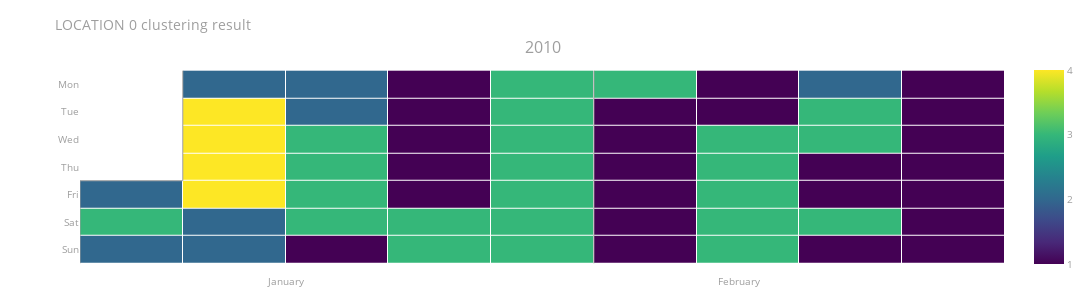
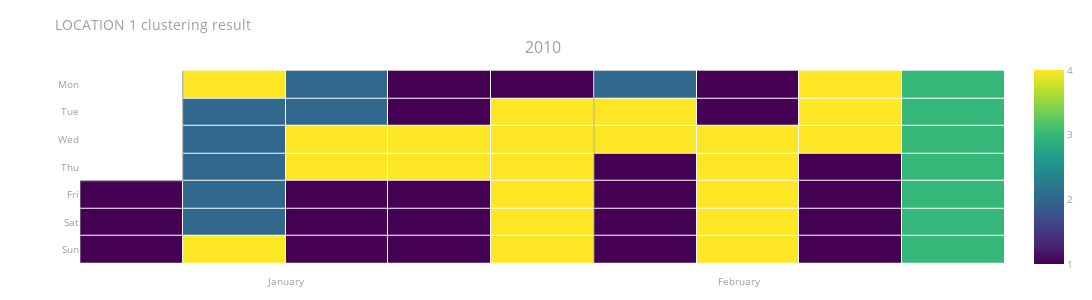
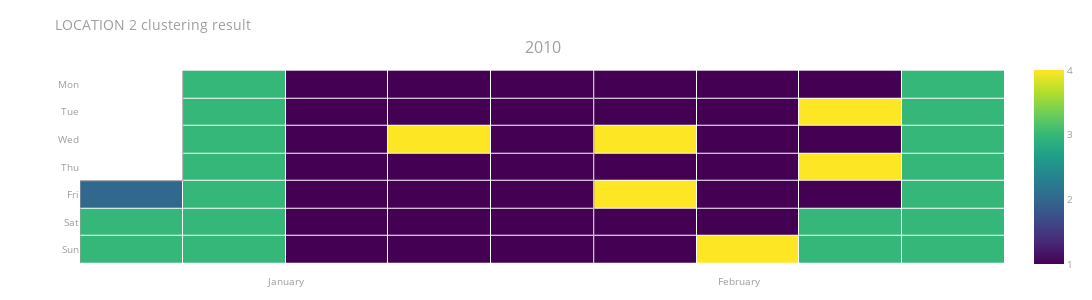
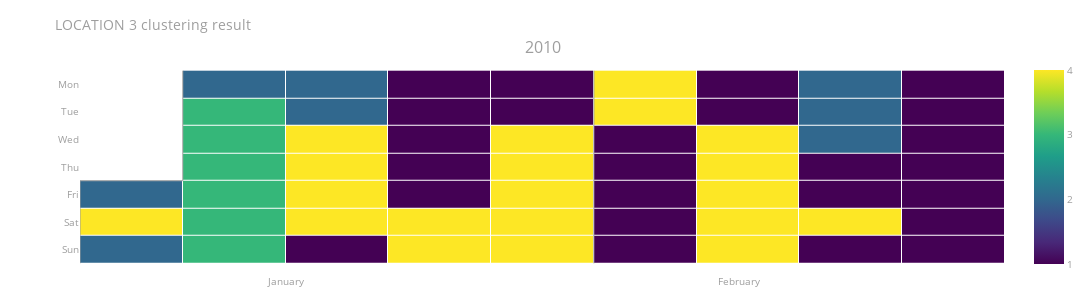

Write notebook code for charts like these, in order.
### Code cell
for loc in range(0,location_number):
    # generate the plot
    curr = location_clusters[location_clusters['LOCATION'] == loc].copy(deep=True)
    fig = plotly_calplot.calplot(
        curr,
        x="DATE",
        y="CLUSTERS",
        years_title=True,
        showscale=True,
        colorscale='viridis',
        title=f"LOCATION {loc} clustering result",
        start_month=1,
        end_month=2
    )


    fig.update_layout({
        'height': 300,
        'width' : 1200,
        'margin': {'b': 20, 't': 60},
    })

    fig.show()


    # ax = calplot.calplot(
    #     data = curr['CLUSTERS'],
    #     how = None,
    #     cmap = 'Dark2',
    #     figsize = (16, 8),
    #     suptitle = "Title"
    # )

### Figure 1 — Plotly figure (JSON) as saved in the notebook; plotly's stock layout.template omitted (floating-point values rounded to 4 significant figures)
{"data": [{"colorscale": [[0, "#440154"], [0.1111, "#482878"], [0.2222, "#3e4989"], [0.3333, "#31688e"], [0.4444, "#26828e"], [0.5556, "#1f9e89"], [0.6667, "#35b779"], [0.7778, "#6ece58"], [0.8889, "#b5de2b"], [1, "#fde725"]], "customdata": [["2010-01-01", "y"], ["2010-01-02", "y"], ["2010-01-03", "y"], ["2010-01-04", "y"], ["2010-01-05", "y"], ["2010-01-06", "y"], ["2010-01-07", "y"], ["2010-01-08", "y"], ["2010-01-09", "y"], ["2010-01-10", "y"], ["2010-01-11", "y"], ["2010-01-12", "y"], ["2010-01-13", "y"], ["2010-01-14", "y"], ["2010-01-15", "y"], ["2010-01-16", "y"], ["2010-01-17", "y"], ["2010-01-18", "y"], ["2010-01-19", "y"], ["2010-01-20", "y"], ["2010-01-21", "y"], ["2010-01-22", "y"], ["2010-01-23", "y"], ["2010-01-24", "y"], ["2010-01-25", "y"], ["2010-01-26", "y"], ["2010-01-27", "y"], ["2010-01-28", "y"], ["2010-01-29", "y"], ["2010-01-30", "y"], ["2010-01-31", "y"], ["2010-02-01", "y"], ["2010-02-02", "y"], ["2010-02-03", "y"], ["2010-02-04", "y"], ["2010-02-05", "y"], ["2010-02-06", "y"], ["2010-02-07", "y"], ["2010-02-08", "y"], ["2010-02-09", "y"], ["2010-02-10", "y"], ["2010-02-11", "y"], ["2010-02-12", "y"], ["2010-02-13", "y"], ["2010-02-14", "y"], ["2010-02-15", "y"], ["2010-02-16", "y"], ["2010-02-17", "y"], ["2010-02-18", "y"], ["2010-02-19", "y"], ["2010-02-20", "y"], ["2010-02-21", "y"], ["2010-02-22", "y"], ["2010-02-23", "y"], ["2010-02-24", "y"], ["2010-02-25", "y"], ["2010-02-26", "y"], ["2010-02-27", "y"], ["2010-02-28", "y"]], "hovertemplate": "%{customdata[0]} <br>Week=%{x} <br>%{customdata[1]}=%{z}", "name": "2010", "showscale": true, "type": "heatmap", "x": [0, 0, 0, 1, 1, 1, 1, 1, 1, 1, 2, 2, 2, 2, 2, 2, 2, 3, 3, 3, 3, 3, 3, 3, 4, 4, 4, 4, 4, 4, 4, 5, 5, 5, 5, 5, 5, 5, 6, 6, 6, 6, 6, 6, 6, 7, 7, 7, 7, 7, 7, 7, 8, 8, 8, 8, 8, 8, 8], "xaxis": "x", "xgap": 1, "y": [4, 5, 6, 0, 1, 2, 3, 4, 5, 6, 0, 1, 2, 3, 4, 5, 6, 0, 1, 2, 3, 4, 5, 6, 0, 1, 2, 3, 4, 5, 6, 0, 1, 2, 3, 4, 5, 6, 0, 1, 2, 3, 4, 5, 6, 0, 1, 2, 3, 4, 5, 6, 0, 1, 2, 3, 4, 5, 6], "yaxis": "y", "ygap": 1, "z": [2, 3, 2, 2, 4, 4, 4, 4, 2, 2, 2, 2, 3, 3, 3, 3, 1, 1, 1, 1, 1, 1, 3, 3, 3, 3, 3, 3, 3, 3, 3, 3, 1, 1, 1, 1, 1, 1, 1, 1, 3, 3, 3, 3, 3, 2, 3, 3, 1, 1, 3, 1, 1, 1, 1, 1, 1, 1, 1], "zmax": 4, "zmin": 1}, {"hoverinfo": "skip", "line": {"color": "#9e9e9e", "width": 1}, "mode": "lines", "type": "scatter", "x": [-0.5, -0.5], "xaxis": "x", "y": [3.5, 6.5], "yaxis": "y"}, {"hoverinfo": "skip", "line": {"color": "#9e9e9e", "width": 1}, "mode": "lines", "type": "scatter", "x": [-0.5, 0.5], "xaxis": "x", "y": [3.5, 3.5], "yaxis": "y"}, {"hoverinfo": "skip", "line": {"color": "#9e9e9e", "width": 1}, "mode": "lines", "type": "scatter", "x": [0.5, 0.5], "xaxis": "x", "y": [3.5, -0.5], "yaxis": "y"}, {"hoverinfo": "skip", "line": {"color": "#9e9e9e", "width": 1}, "mode": "lines", "type": "scatter", "x": [4.5, 4.5], "xaxis": "x", "y": [-0.5, 6.5], "yaxis": "y"}], "layout": {"annotations": [{"font": {"size": 16}, "showarrow": false, "text": "2010", "x": 0.5, "xanchor": "center", "xref": "paper", "y": 1, "yanchor": "bottom", "yref": "paper"}], "font": {"color": "#9e9e9e", "size": 10}, "height": 300, "margin": {"b": 20, "t": 60}, "plot_bgcolor": "#fff", "showlegend": false, "title": {"text": "LOCATION 0 clustering result"}, "width": 1200, "xaxis": {"anchor": "y", "domain": [0, 1], "showgrid": false, "showline": false, "tickmode": "array", "ticktext": ["January", "February", null, null, null, null, null, null, null, null, null, null], "tickvals": [1.5, 5.909, 10.32, 14.73, 19.14, 23.55, 27.95, 32.36, 36.77, 41.18, 45.59, 50], "zeroline": false}, "yaxis": {"anchor": "x", "autorange": "reversed", "domain": [0, 1], "showgrid": false, "showline": false, "tickmode": "array", "ticktext": ["Mon", "Tue", "Wed", "Thu", "Fri", "Sat", "Sun"], "tickvals": [0, 1, 2, 3, 4, 5, 6], "zeroline": false}}}

### Figure 2 — Plotly figure (JSON) as saved in the notebook; plotly's stock layout.template omitted (floating-point values rounded to 4 significant figures)
{"data": [{"colorscale": [[0, "#440154"], [0.1111, "#482878"], [0.2222, "#3e4989"], [0.3333, "#31688e"], [0.4444, "#26828e"], [0.5556, "#1f9e89"], [0.6667, "#35b779"], [0.7778, "#6ece58"], [0.8889, "#b5de2b"], [1, "#fde725"]], "customdata": [["2010-01-01", "y"], ["2010-01-02", "y"], ["2010-01-03", "y"], ["2010-01-04", "y"], ["2010-01-05", "y"], ["2010-01-06", "y"], ["2010-01-07", "y"], ["2010-01-08", "y"], ["2010-01-09", "y"], ["2010-01-10", "y"], ["2010-01-11", "y"], ["2010-01-12", "y"], ["2010-01-13", "y"], ["2010-01-14", "y"], ["2010-01-15", "y"], ["2010-01-16", "y"], ["2010-01-17", "y"], ["2010-01-18", "y"], ["2010-01-19", "y"], ["2010-01-20", "y"], ["2010-01-21", "y"], ["2010-01-22", "y"], ["2010-01-23", "y"], ["2010-01-24", "y"], ["2010-01-25", "y"], ["2010-01-26", "y"], ["2010-01-27", "y"], ["2010-01-28", "y"], ["2010-01-29", "y"], ["2010-01-30", "y"], ["2010-01-31", "y"], ["2010-02-01", "y"], ["2010-02-02", "y"], ["2010-02-03", "y"], ["2010-02-04", "y"], ["2010-02-05", "y"], ["2010-02-06", "y"], ["2010-02-07", "y"], ["2010-02-08", "y"], ["2010-02-09", "y"], ["2010-02-10", "y"], ["2010-02-11", "y"], ["2010-02-12", "y"], ["2010-02-13", "y"], ["2010-02-14", "y"], ["2010-02-15", "y"], ["2010-02-16", "y"], ["2010-02-17", "y"], ["2010-02-18", "y"], ["2010-02-19", "y"], ["2010-02-20", "y"], ["2010-02-21", "y"], ["2010-02-22", "y"], ["2010-02-23", "y"], ["2010-02-24", "y"], ["2010-02-25", "y"], ["2010-02-26", "y"], ["2010-02-27", "y"], ["2010-02-28", "y"]], "hovertemplate": "%{customdata[0]} <br>Week=%{x} <br>%{customdata[1]}=%{z}", "name": "2010", "showscale": true, "type": "heatmap", "x": [0, 0, 0, 1, 1, 1, 1, 1, 1, 1, 2, 2, 2, 2, 2, 2, 2, 3, 3, 3, 3, 3, 3, 3, 4, 4, 4, 4, 4, 4, 4, 5, 5, 5, 5, 5, 5, 5, 6, 6, 6, 6, 6, 6, 6, 7, 7, 7, 7, 7, 7, 7, 8, 8, 8, 8, 8, 8, 8], "xaxis": "x", "xgap": 1, "y": [4, 5, 6, 0, 1, 2, 3, 4, 5, 6, 0, 1, 2, 3, 4, 5, 6, 0, 1, 2, 3, 4, 5, 6, 0, 1, 2, 3, 4, 5, 6, 0, 1, 2, 3, 4, 5, 6, 0, 1, 2, 3, 4, 5, 6, 0, 1, 2, 3, 4, 5, 6, 0, 1, 2, 3, 4, 5, 6], "yaxis": "y", "ygap": 1, "z": [1, 1, 1, 4, 2, 2, 2, 2, 2, 4, 2, 2, 4, 4, 1, 1, 1, 1, 1, 4, 4, 1, 1, 1, 1, 4, 4, 4, 4, 4, 4, 2, 4, 4, 1, 1, 1, 1, 1, 1, 4, 4, 4, 4, 4, 4, 4, 4, 1, 1, 1, 1, 3, 3, 3, 3, 3, 3, 3], "zmax": 4, "zmin": 1}, {"hoverinfo": "skip", "line": {"color": "#9e9e9e", "width": 1}, "mode": "lines", "type": "scatter", "x": [-0.5, -0.5], "xaxis": "x", "y": [3.5, 6.5], "yaxis": "y"}, {"hoverinfo": "skip", "line": {"color": "#9e9e9e", "width": 1}, "mode": "lines", "type": "scatter", "x": [-0.5, 0.5], "xaxis": "x", "y": [3.5, 3.5], "yaxis": "y"}, {"hoverinfo": "skip", "line": {"color": "#9e9e9e", "width": 1}, "mode": "lines", "type": "scatter", "x": [0.5, 0.5], "xaxis": "x", "y": [3.5, -0.5], "yaxis": "y"}, {"hoverinfo": "skip", "line": {"color": "#9e9e9e", "width": 1}, "mode": "lines", "type": "scatter", "x": [4.5, 4.5], "xaxis": "x", "y": [-0.5, 6.5], "yaxis": "y"}], "layout": {"annotations": [{"font": {"size": 16}, "showarrow": false, "text": "2010", "x": 0.5, "xanchor": "center", "xref": "paper", "y": 1, "yanchor": "bottom", "yref": "paper"}], "font": {"color": "#9e9e9e", "size": 10}, "height": 300, "margin": {"b": 20, "t": 60}, "plot_bgcolor": "#fff", "showlegend": false, "title": {"text": "LOCATION 1 clustering result"}, "width": 1200, "xaxis": {"anchor": "y", "domain": [0, 1], "showgrid": false, "showline": false, "tickmode": "array", "ticktext": ["January", "February", null, null, null, null, null, null, null, null, null, null], "tickvals": [1.5, 5.909, 10.32, 14.73, 19.14, 23.55, 27.95, 32.36, 36.77, 41.18, 45.59, 50], "zeroline": false}, "yaxis": {"anchor": "x", "autorange": "reversed", "domain": [0, 1], "showgrid": false, "showline": false, "tickmode": "array", "ticktext": ["Mon", "Tue", "Wed", "Thu", "Fri", "Sat", "Sun"], "tickvals": [0, 1, 2, 3, 4, 5, 6], "zeroline": false}}}

### Figure 3 — Plotly figure (JSON) as saved in the notebook; plotly's stock layout.template omitted (floating-point values rounded to 4 significant figures)
{"data": [{"colorscale": [[0, "#440154"], [0.1111, "#482878"], [0.2222, "#3e4989"], [0.3333, "#31688e"], [0.4444, "#26828e"], [0.5556, "#1f9e89"], [0.6667, "#35b779"], [0.7778, "#6ece58"], [0.8889, "#b5de2b"], [1, "#fde725"]], "customdata": [["2010-01-01", "y"], ["2010-01-02", "y"], ["2010-01-03", "y"], ["2010-01-04", "y"], ["2010-01-05", "y"], ["2010-01-06", "y"], ["2010-01-07", "y"], ["2010-01-08", "y"], ["2010-01-09", "y"], ["2010-01-10", "y"], ["2010-01-11", "y"], ["2010-01-12", "y"], ["2010-01-13", "y"], ["2010-01-14", "y"], ["2010-01-15", "y"], ["2010-01-16", "y"], ["2010-01-17", "y"], ["2010-01-18", "y"], ["2010-01-19", "y"], ["2010-01-20", "y"], ["2010-01-21", "y"], ["2010-01-22", "y"], ["2010-01-23", "y"], ["2010-01-24", "y"], ["2010-01-25", "y"], ["2010-01-26", "y"], ["2010-01-27", "y"], ["2010-01-28", "y"], ["2010-01-29", "y"], ["2010-01-30", "y"], ["2010-01-31", "y"], ["2010-02-01", "y"], ["2010-02-02", "y"], ["2010-02-03", "y"], ["2010-02-04", "y"], ["2010-02-05", "y"], ["2010-02-06", "y"], ["2010-02-07", "y"], ["2010-02-08", "y"], ["2010-02-09", "y"], ["2010-02-10", "y"], ["2010-02-11", "y"], ["2010-02-12", "y"], ["2010-02-13", "y"], ["2010-02-14", "y"], ["2010-02-15", "y"], ["2010-02-16", "y"], ["2010-02-17", "y"], ["2010-02-18", "y"], ["2010-02-19", "y"], ["2010-02-20", "y"], ["2010-02-21", "y"], ["2010-02-22", "y"], ["2010-02-23", "y"], ["2010-02-24", "y"], ["2010-02-25", "y"], ["2010-02-26", "y"], ["2010-02-27", "y"], ["2010-02-28", "y"]], "hovertemplate": "%{customdata[0]} <br>Week=%{x} <br>%{customdata[1]}=%{z}", "name": "2010", "showscale": true, "type": "heatmap", "x": [0, 0, 0, 1, 1, 1, 1, 1, 1, 1, 2, 2, 2, 2, 2, 2, 2, 3, 3, 3, 3, 3, 3, 3, 4, 4, 4, 4, 4, 4, 4, 5, 5, 5, 5, 5, 5, 5, 6, 6, 6, 6, 6, 6, 6, 7, 7, 7, 7, 7, 7, 7, 8, 8, 8, 8, 8, 8, 8], "xaxis": "x", "xgap": 1, "y": [4, 5, 6, 0, 1, 2, 3, 4, 5, 6, 0, 1, 2, 3, 4, 5, 6, 0, 1, 2, 3, 4, 5, 6, 0, 1, 2, 3, 4, 5, 6, 0, 1, 2, 3, 4, 5, 6, 0, 1, 2, 3, 4, 5, 6, 0, 1, 2, 3, 4, 5, 6, 0, 1, 2, 3, 4, 5, 6], "yaxis": "y", "ygap": 1, "z": [2, 3, 3, 3, 3, 3, 3, 3, 3, 3, 1, 1, 1, 1, 1, 1, 1, 1, 1, 4, 1, 1, 1, 1, 1, 1, 1, 1, 1, 1, 1, 1, 1, 4, 1, 4, 1, 1, 1, 1, 1, 1, 1, 1, 4, 1, 4, 1, 4, 1, 3, 3, 3, 3, 3, 3, 3, 3, 3], "zmax": 4, "zmin": 1}, {"hoverinfo": "skip", "line": {"color": "#9e9e9e", "width": 1}, "mode": "lines", "type": "scatter", "x": [-0.5, -0.5], "xaxis": "x", "y": [3.5, 6.5], "yaxis": "y"}, {"hoverinfo": "skip", "line": {"color": "#9e9e9e", "width": 1}, "mode": "lines", "type": "scatter", "x": [-0.5, 0.5], "xaxis": "x", "y": [3.5, 3.5], "yaxis": "y"}, {"hoverinfo": "skip", "line": {"color": "#9e9e9e", "width": 1}, "mode": "lines", "type": "scatter", "x": [0.5, 0.5], "xaxis": "x", "y": [3.5, -0.5], "yaxis": "y"}, {"hoverinfo": "skip", "line": {"color": "#9e9e9e", "width": 1}, "mode": "lines", "type": "scatter", "x": [4.5, 4.5], "xaxis": "x", "y": [-0.5, 6.5], "yaxis": "y"}], "layout": {"annotations": [{"font": {"size": 16}, "showarrow": false, "text": "2010", "x": 0.5, "xanchor": "center", "xref": "paper", "y": 1, "yanchor": "bottom", "yref": "paper"}], "font": {"color": "#9e9e9e", "size": 10}, "height": 300, "margin": {"b": 20, "t": 60}, "plot_bgcolor": "#fff", "showlegend": false, "title": {"text": "LOCATION 2 clustering result"}, "width": 1200, "xaxis": {"anchor": "y", "domain": [0, 1], "showgrid": false, "showline": false, "tickmode": "array", "ticktext": ["January", "February", null, null, null, null, null, null, null, null, null, null], "tickvals": [1.5, 5.909, 10.32, 14.73, 19.14, 23.55, 27.95, 32.36, 36.77, 41.18, 45.59, 50], "zeroline": false}, "yaxis": {"anchor": "x", "autorange": "reversed", "domain": [0, 1], "showgrid": false, "showline": false, "tickmode": "array", "ticktext": ["Mon", "Tue", "Wed", "Thu", "Fri", "Sat", "Sun"], "tickvals": [0, 1, 2, 3, 4, 5, 6], "zeroline": false}}}

### Figure 4 — Plotly figure (JSON) as saved in the notebook; plotly's stock layout.template omitted (floating-point values rounded to 4 significant figures)
{"data": [{"colorscale": [[0, "#440154"], [0.1111, "#482878"], [0.2222, "#3e4989"], [0.3333, "#31688e"], [0.4444, "#26828e"], [0.5556, "#1f9e89"], [0.6667, "#35b779"], [0.7778, "#6ece58"], [0.8889, "#b5de2b"], [1, "#fde725"]], "customdata": [["2010-01-01", "y"], ["2010-01-02", "y"], ["2010-01-03", "y"], ["2010-01-04", "y"], ["2010-01-05", "y"], ["2010-01-06", "y"], ["2010-01-07", "y"], ["2010-01-08", "y"], ["2010-01-09", "y"], ["2010-01-10", "y"], ["2010-01-11", "y"], ["2010-01-12", "y"], ["2010-01-13", "y"], ["2010-01-14", "y"], ["2010-01-15", "y"], ["2010-01-16", "y"], ["2010-01-17", "y"], ["2010-01-18", "y"], ["2010-01-19", "y"], ["2010-01-20", "y"], ["2010-01-21", "y"], ["2010-01-22", "y"], ["2010-01-23", "y"], ["2010-01-24", "y"], ["2010-01-25", "y"], ["2010-01-26", "y"], ["2010-01-27", "y"], ["2010-01-28", "y"], ["2010-01-29", "y"], ["2010-01-30", "y"], ["2010-01-31", "y"], ["2010-02-01", "y"], ["2010-02-02", "y"], ["2010-02-03", "y"], ["2010-02-04", "y"], ["2010-02-05", "y"], ["2010-02-06", "y"], ["2010-02-07", "y"], ["2010-02-08", "y"], ["2010-02-09", "y"], ["2010-02-10", "y"], ["2010-02-11", "y"], ["2010-02-12", "y"], ["2010-02-13", "y"], ["2010-02-14", "y"], ["2010-02-15", "y"], ["2010-02-16", "y"], ["2010-02-17", "y"], ["2010-02-18", "y"], ["2010-02-19", "y"], ["2010-02-20", "y"], ["2010-02-21", "y"], ["2010-02-22", "y"], ["2010-02-23", "y"], ["2010-02-24", "y"], ["2010-02-25", "y"], ["2010-02-26", "y"], ["2010-02-27", "y"], ["2010-02-28", "y"]], "hovertemplate": "%{customdata[0]} <br>Week=%{x} <br>%{customdata[1]}=%{z}", "name": "2010", "showscale": true, "type": "heatmap", "x": [0, 0, 0, 1, 1, 1, 1, 1, 1, 1, 2, 2, 2, 2, 2, 2, 2, 3, 3, 3, 3, 3, 3, 3, 4, 4, 4, 4, 4, 4, 4, 5, 5, 5, 5, 5, 5, 5, 6, 6, 6, 6, 6, 6, 6, 7, 7, 7, 7, 7, 7, 7, 8, 8, 8, 8, 8, 8, 8], "xaxis": "x", "xgap": 1, "y": [4, 5, 6, 0, 1, 2, 3, 4, 5, 6, 0, 1, 2, 3, 4, 5, 6, 0, 1, 2, 3, 4, 5, 6, 0, 1, 2, 3, 4, 5, 6, 0, 1, 2, 3, 4, 5, 6, 0, 1, 2, 3, 4, 5, 6, 0, 1, 2, 3, 4, 5, 6, 0, 1, 2, 3, 4, 5, 6], "yaxis": "y", "ygap": 1, "z": [2, 4, 2, 2, 3, 3, 3, 3, 3, 3, 2, 2, 4, 4, 4, 4, 1, 1, 1, 1, 1, 1, 4, 4, 1, 1, 4, 4, 4, 4, 4, 4, 4, 1, 1, 1, 1, 1, 1, 1, 4, 4, 4, 4, 4, 2, 2, 2, 1, 1, 4, 1, 1, 1, 1, 1, 1, 1, 1], "zmax": 4, "zmin": 1}, {"hoverinfo": "skip", "line": {"color": "#9e9e9e", "width": 1}, "mode": "lines", "type": "scatter", "x": [-0.5, -0.5], "xaxis": "x", "y": [3.5, 6.5], "yaxis": "y"}, {"hoverinfo": "skip", "line": {"color": "#9e9e9e", "width": 1}, "mode": "lines", "type": "scatter", "x": [-0.5, 0.5], "xaxis": "x", "y": [3.5, 3.5], "yaxis": "y"}, {"hoverinfo": "skip", "line": {"color": "#9e9e9e", "width": 1}, "mode": "lines", "type": "scatter", "x": [0.5, 0.5], "xaxis": "x", "y": [3.5, -0.5], "yaxis": "y"}, {"hoverinfo": "skip", "line": {"color": "#9e9e9e", "width": 1}, "mode": "lines", "type": "scatter", "x": [4.5, 4.5], "xaxis": "x", "y": [-0.5, 6.5], "yaxis": "y"}], "layout": {"annotations": [{"font": {"size": 16}, "showarrow": false, "text": "2010", "x": 0.5, "xanchor": "center", "xref": "paper", "y": 1, "yanchor": "bottom", "yref": "paper"}], "font": {"color": "#9e9e9e", "size": 10}, "height": 300, "margin": {"b": 20, "t": 60}, "plot_bgcolor": "#fff", "showlegend": false, "title": {"text": "LOCATION 3 clustering result"}, "width": 1200, "xaxis": {"anchor": "y", "domain": [0, 1], "showgrid": false, "showline": false, "tickmode": "array", "ticktext": ["January", "February", null, null, null, null, null, null, null, null, null, null], "tickvals": [1.5, 5.909, 10.32, 14.73, 19.14, 23.55, 27.95, 32.36, 36.77, 41.18, 45.59, 50], "zeroline": false}, "yaxis": {"anchor": "x", "autorange": "reversed", "domain": [0, 1], "showgrid": false, "showline": false, "tickmode": "array", "ticktext": ["Mon", "Tue", "Wed", "Thu", "Fri", "Sat", "Sun"], "tickvals": [0, 1, 2, 3, 4, 5, 6], "zeroline": false}}}
